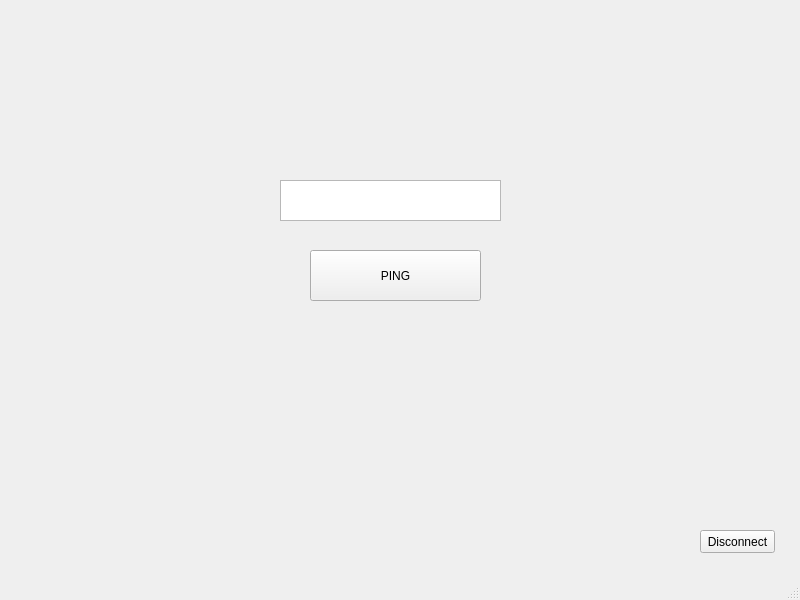
<?xml version="1.0" encoding="UTF-8"?>
<ui version="4.0">
 <class>MainWindow</class>
 <widget class="QMainWindow" name="MainWindow">
  <property name="geometry">
   <rect>
    <x>0</x>
    <y>0</y>
    <width>800</width>
    <height>600</height>
   </rect>
  </property>
  <property name="windowTitle">
   <string>MainWindow</string>
  </property>
  <widget class="QWidget" name="centralwidget">
   <widget class="QPushButton" name="pushButton">
    <property name="geometry">
     <rect>
      <x>310</x>
      <y>250</y>
      <width>171</width>
      <height>51</height>
     </rect>
    </property>
    <property name="text">
     <string>PING</string>
    </property>
   </widget>
   <widget class="QPlainTextEdit" name="plainTextEdit">
    <property name="geometry">
     <rect>
      <x>280</x>
      <y>180</y>
      <width>221</width>
      <height>41</height>
     </rect>
    </property>
   </widget>
   <widget class="QPushButton" name="pushButton_2">
    <property name="geometry">
     <rect>
      <x>700</x>
      <y>530</y>
      <width>75</width>
      <height>23</height>
     </rect>
    </property>
    <property name="text">
     <string>Disconnect</string>
    </property>
   </widget>
  </widget>
  <widget class="QMenuBar" name="menubar">
   <property name="geometry">
    <rect>
     <x>0</x>
     <y>0</y>
     <width>800</width>
     <height>21</height>
    </rect>
   </property>
  </widget>
  <widget class="QStatusBar" name="statusbar"/>
 </widget>
 <resources/>
 <connections/>
</ui>
